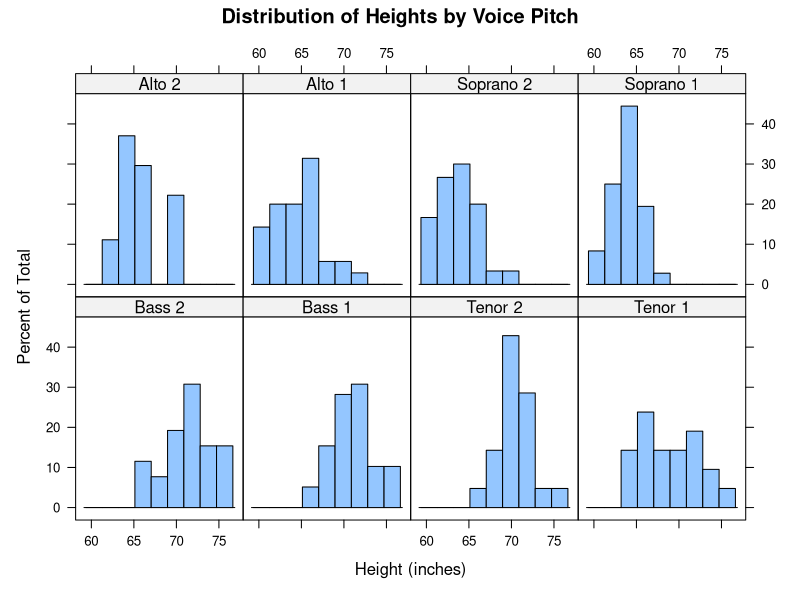
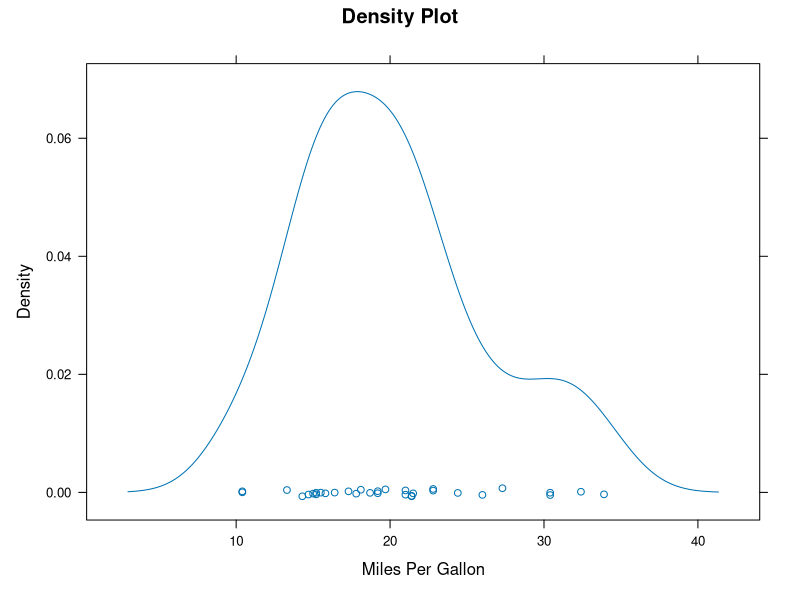
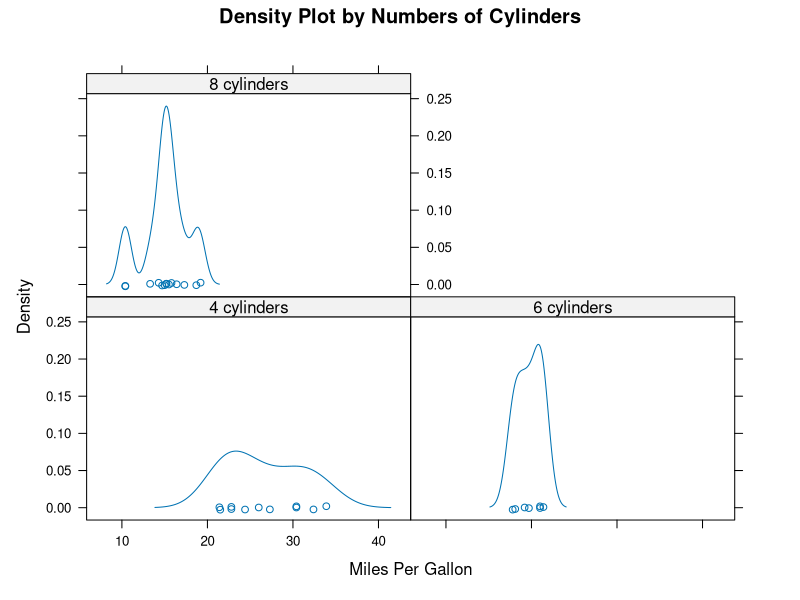
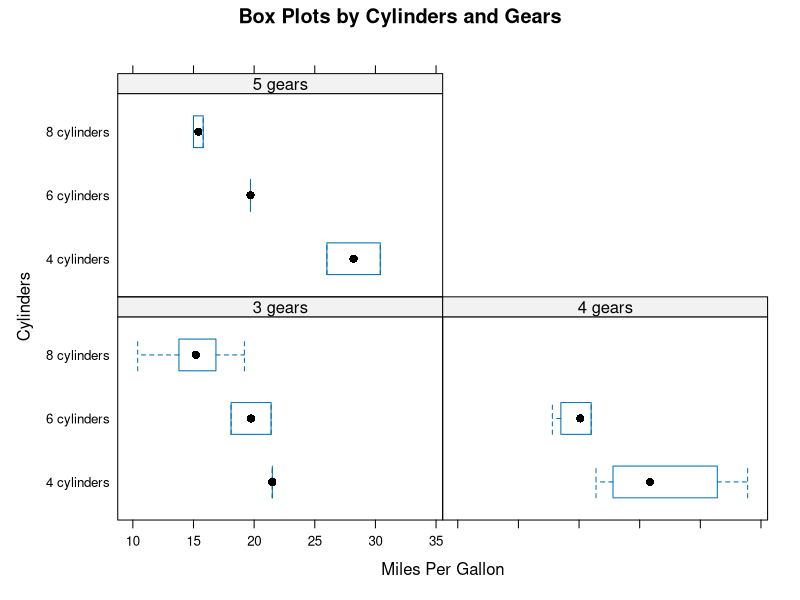
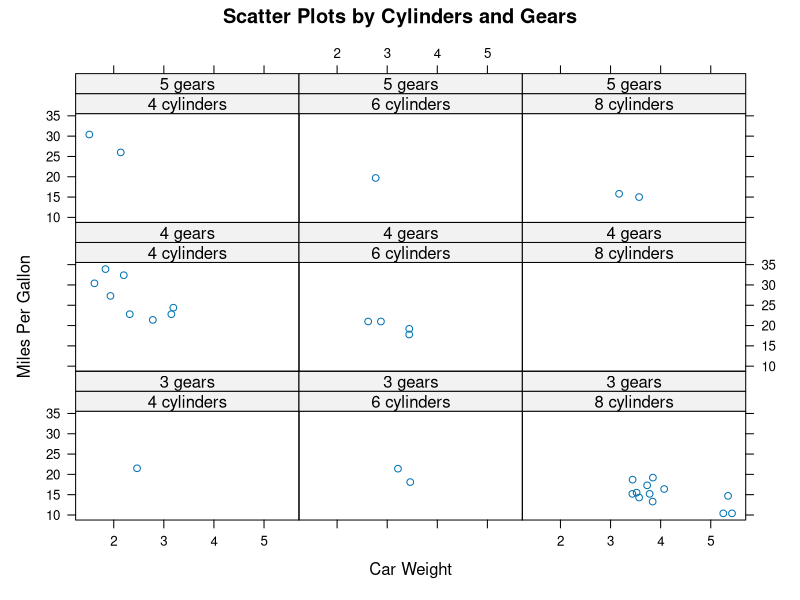
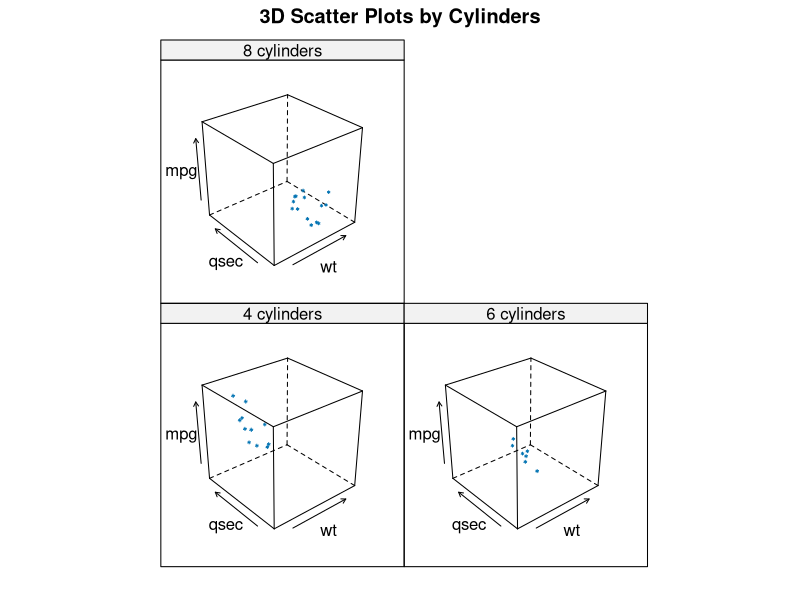
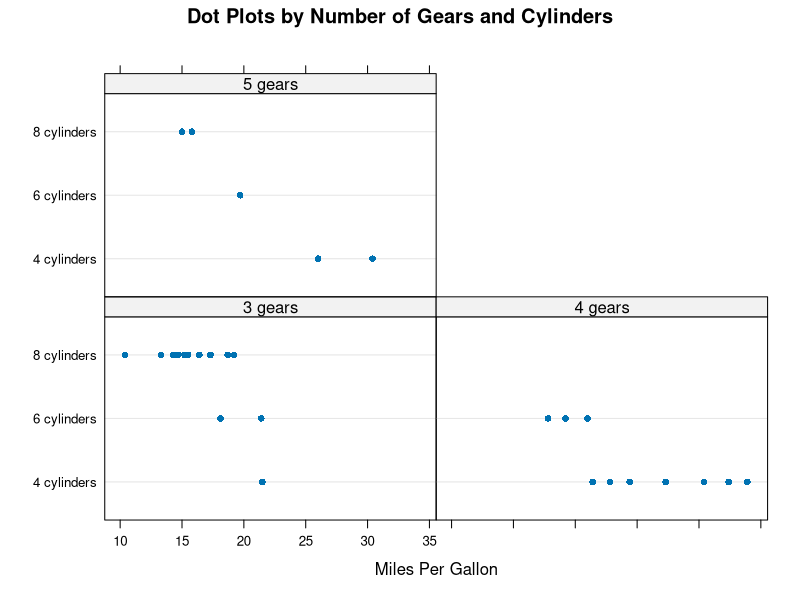
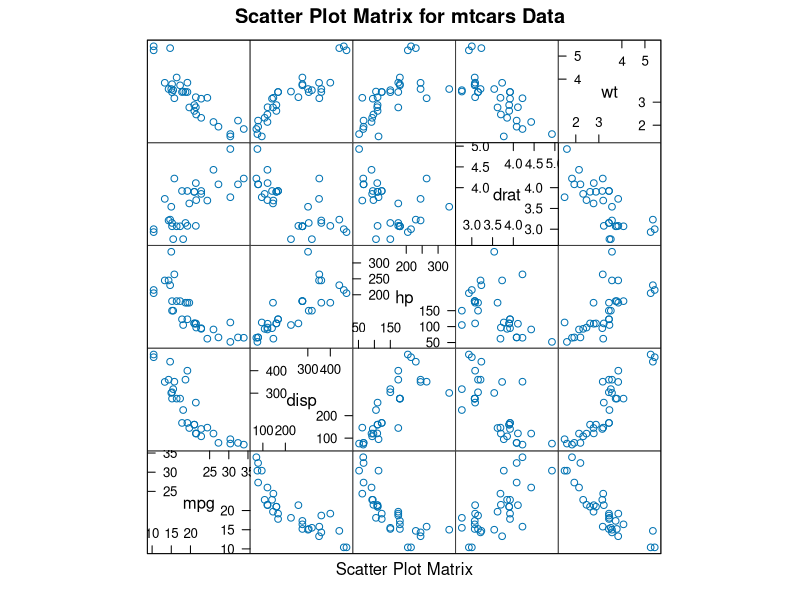

Here is the R script that generated these plots, in order:
## ---- chunk 1
knitr::opts_chunk$set(echo = TRUE)
## ---- chunk 2
library(lattice)
## ---- chunk 3
str(singer)
## ---- chunk 4
histogram(~height | voice.part, data = singer, 
          main = "Distribution of Heights by Voice Pitch", 
          xlab = "Height (inches)")
## ---- chunk 5
str(mtcars)
attach(mtcars)
## ---- chunk 6
gear = factor(gear, levels = c(3, 4, 5), 
              labels = c("3 gears", "4 gears", "5 gears"))
cyl = factor(cyl, levels = c(4, 6, 8),
             labels = c("4 cylinders", "6 cylinders", "8 cylinders"))
densityplot(~mpg, main = "Density Plot", xlab = "Miles Per Gallon")
densityplot(~mpg | cyl, main = "Density Plot by Numbers of Cylinders", xlab = "Miles Per Gallon")
bwplot(cyl ~ mpg | gear, main = "Box Plots by Cylinders and Gears",
       xlab = "Miles Per Gallon", ylab = "Cylinders")
xyplot(mpg ~ wt | cyl * gear, main = "Scatter Plots by Cylinders and Gears",
       xlab = "Car Weight", ylab = "Miles Per Gallon")
cloud(mpg ~ wt * qsec | cyl, main = "3D Scatter Plots by Cylinders")
dotplot(cyl ~ mpg | gear, 
        main = "Dot Plots by Number of Gears and Cylinders", # gear x cyl!!
        xlab = "Miles Per Gallon")
splom(mtcars[c(1, 3, 4, 5, 6)], main = "Scatter Plot Matrix for mtcars Data")
detach(mtcars)
## ---- chunk 7
mygraph = densityplot(~height | voice.part, data = singer)
update(mygraph, col = "red", pch = 16, cex = 0.8, jitter = 0.05, lwd = 2)
## ---- chunk 8
displacement = equal.count(mtcars$disp, number = 3, overlap = 0)
## ---- chunk 9
xyplot(mpg ~ wt | displacement, data = mtcars, 
       main = "Miles Per Gallon vs. Weight by Engine Displacement",
       xlab = "Weight", ylab = "Miles Per Gallon",
       layout = c(3, 1), # 3 columns
       aspect = 1.5 # height / width
       )
## ---- chunk 10
co.intervals
## ---- chunk 11
# custom panel function
mypanel = function(x, y) {
  panel.xyplot(x, y, pch = 19)
  panel.rug(x, y)
  panel.grid(h = -1, v = -1) # use negative numbers forces the grid to line up with the axis labels
  panel.lmline(x, y, col = "red", lwd = 1, lty = 2)
}
xyplot(mpg ~ wt | displacement, data = mtcars, 
       main = "Miles Per Gallon vs. Weight by Engine Displacement",
       xlab = "Weight", ylab = "Miles Per Gallon",
       layout = c(3, 1), # 3 columns
       aspect = 1.5, # height / width
       panel = mypanel
       )
## ---- chunk 12
mtcars$transmission = factor(mtcars$am, levels = c(0, 1), labels = c("Automatic", "Manual"))
panel.smoother = function(x, y) {
  panel.grid(h=-1, v=-1)
  panel.xyplot(x, y)
  panel.loess(x, y)
  panel.abline(h = mean(y), lwd = 2, lty = 2, col = "green")
}
xyplot(mpg ~ disp | transmission, data = mtcars,
       scales = list(cex = .8, col = "red"), # scale annotations, or separately list(x=list(), y=list())
       panel = panel.smoother,
       xlab = "Displacement",
       ylab = "Miles per Gallon",
       main = "MGP vs Displacement by Transmission Type",
       sub = "Dotted lines are Group Means", aspect = 1)
## ---- chunk 13
densityplot(~mpg, data = mtcars, 
            group = transmission,
            main = "MPG Distribution by Transimission Type",
            xlab = "Miles per Gallon",
            auto.key = T,
            #auto.key = list(space = "right", columns = 1, title = "Transmission")
            )
## ---- chunk 14
colors = c("red", "blue")
lines = c(1, 2)
points = c(16, 17)
key.trans = list(title = "Transmission",
                 space = "bottom", columns = 2,
                 text = list(levels(mtcars$transmission)),
                 points = list(pch = points, col = colors),
                 lines = list(col = colors, lty = lines),
                 cex.title = 1, cex = .9)
densityplot(~mpg, data = mtcars, 
            group = transmission,
            main = "MPG Distribution by Transimission Type",
            xlab = "Miles per Gallon",
            pch = points, lty = lines, col = colors,
            lwd = 2, jitter = 0.005,
            key = key.trans
            )
## ---- chunk 15
str(CO2)
## ---- chunk 16
colors = "darkgreen"
symbols = c(1:12)
linetype = c(1:3)
key.species = list(title = "Plant",
                   space = "right",
                   text = list(levels(CO2$Plant)),
                   points = list(pch = symbols, col = colors))
xyplot(uptake ~ conc | Type * Treatment, data = CO2,
       group = Plant,
       type = "o",
       pch = symbols, col = colors, lty = linetype,
       main = "Carbon Dioxide Uptake \nin Grass Plants",
       ylab = expression(paste("Uptake ",
                               bgroup("(", italic(frac("umol", "m"^2)), ")"))), # bgroup?
       xlab = expression(paste("Concentration ",
                               bgroup("(", italic(frac(mL, L)), ")"))),
       sub = "Grass Species: Echinochloa crus-galli",
       key = key.species)
## ---- chunk 17
show.settings()
mysettings = trellis.par.get()
mysettings$superpose.symbol
## ---- chunk 18
mysettings$superpose.symbol$pch = c(1:10)
trellis.par.set(mysettings)
show.settings()
## ---- chunk 19
graph1 = histogram(~height|voice.part, data = singer, 
                   main = "Heights of Choral Singers by Voice Part")
graph2 = densityplot(~height, data = singer, group = voice.part,
                     plot.points = F, auto.key = list(columns = 4))
plot(graph1, split=c(1, 1, 1, 2))
plot(graph2, split=c(1, 2, 1, 2), newpage=FALSE)
## ---- chunk 20
plot(graph1, position = c(0, 0.3, 1, 1))
plot(graph2, position = c(0, 0, 1, 0.3), newpage = FALSE)
## ---- chunk 21
levels(singer$voice.part)
update(graph1, index.cond = list(c(2, 4, 6, 8, 1, 3, 5, 7)))
## ---- chunk 22

